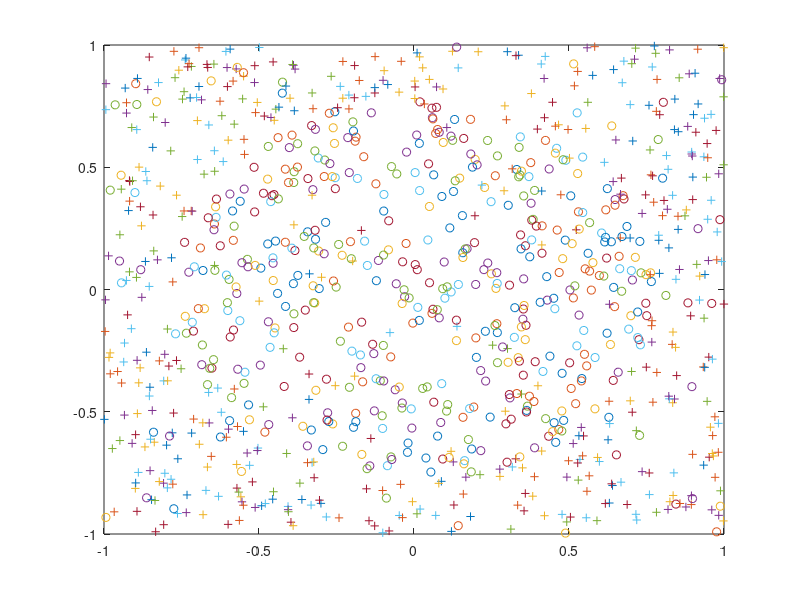

Source code (MATLAB):
% Tristan Née

N = 100; % Amount of training points
N2 = 1000; % New, out of sample points
simulations = 10; % Amount of simulations to run
E_in = 0; % Keep track of amount of misclassified points
axis([-1,1,-1,1]) % Define the axis on which we graph
for s = 1:(simulations)
    % Construct matrix X.
    % First column of matrix X will be all ones, for all x0
    % Seond column will contain x coordinate of points
    % Third column will contain y coordinate of points
    X = ones(N, 3);
    count = 0;
    sideF = zeros(N, 1); % Points above line will be +1, below are -1
    for j = 1:(N)
        count = count + 1;
        x_cord = -1+2*rand(1,1); % x coordinate of point
        y_cord = -1+2*rand(1,1);% y coordinate of point
        X(count, 2) = x_cord; % Set x2 to x coordinate of point
        X(count, 3) = y_cord; % set x3 to y coordinate of point
        if ((x_cord^2) + (y_cord^2) > .6)            
            sideF(count) = 1;
        else
            sideF(count) = -1;
        end
    end
    random_list = ones(1, N/10);
    count = 0;
    for j = 1:(N/10)        
        count = count + 1;
        % Select random point to flip sign
        random = 1 + floor((N)*rand(1,1));
        sideF(random) = sideF(random) * -1; % Swap the sign
    end
    
    count = 0;
    for j = 1:(N)
        count = count + 1;
        if (sideF(count) == 1)
            plot(X(count, 2), X(count, 3), '+'); hold on;
        else
            plot(X(count, 2), X(count, 3), 'o'); hold on;
        end
    end
    
    pX = pinv(X); % Calculate pseudo inverse of X
    W = pX*sideF; % Weight vector

    count = 0;
    misclassified = 0;
    for j = 1:(N)
        count = count + 1;
        if (sign(dot([X(count, 1), X(count, 2), X(count, 3)], W)) ~= sideF(count))
            misclassified = misclassified + 1;
        end
    end
    E_in = E_in + misclassified/N;
    
end
E_in_average = E_in/simulations
